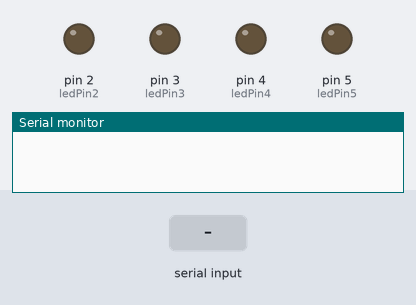
A sketch run on a simulated Arduino Uno, built with avr-gcc and run on an emulated ATmega328P. On the bench: output pins drawn as LEDs (lit = HIGH), the last lines printed to the serial monitor. The inputs (shaded band) are chosen by the test bench.

Above: at 1.2 s.
1.3 s: "0\n" received over Serial
At 2.5 s:
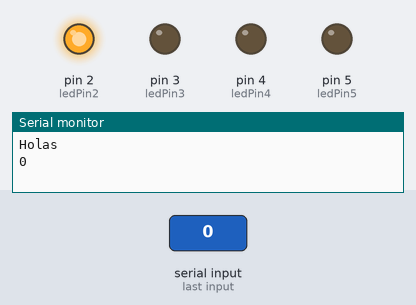
2.8 s: "3\n" received over Serial
At 3.7 s:
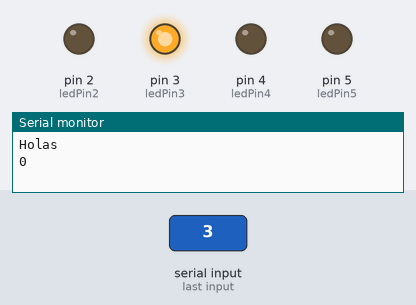
4.3 s: "4\n" received over Serial
At 4.9 s:
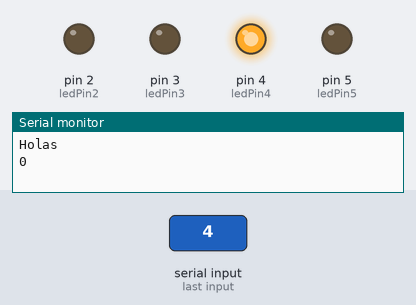
5.8 s: "5\n" received over Serial
At 7.2 s:
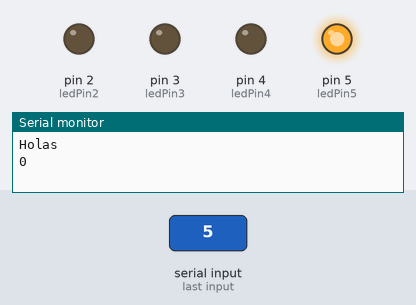
Timing chart, 0 to 8.3 s (numbered marks = the images above; inputs shaded):
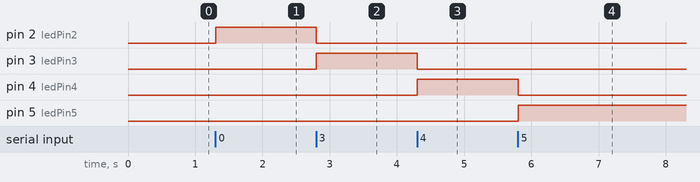

The sketch:

Serial.ino
```cpp
int receivedZero = 0;
const int ledPin2 = 2;
const int ledPin3 = 3;
const int ledPin4 = 4;
const int ledPin5 = 5;
String receivedString = "";

void setup() {
  Serial.begin(9600);

  pinMode(ledPin2, OUTPUT);
  pinMode(ledPin3, OUTPUT);
  pinMode(ledPin4, OUTPUT);
  pinMode(ledPin5, OUTPUT);
}

void loop() {
  if (Serial.available() > 0) {
    receivedString = Serial.readStringUntil('\n');  // Lee una cadena hasta encontrar una nueva línea ('\n')
    receivedString.trim();  // Elimina espacios en blanco adicionales alrededor de la cadena

    if (receivedString == "0") {
      digitalWrite(ledPin2, HIGH);
      digitalWrite(ledPin3, LOW);
      digitalWrite(ledPin4, LOW);
      digitalWrite(ledPin5, LOW);
      Serial.println("Holas");
      delay(1000);
      Serial.println("0");
    }  else if (receivedString == "3") {
      digitalWrite(ledPin2, LOW);
      digitalWrite(ledPin3, HIGH);
      digitalWrite(ledPin4, LOW);
      digitalWrite(ledPin5, LOW);
      delay(10);
    } else if (receivedString == "4") {
      digitalWrite(ledPin2, LOW);
      digitalWrite(ledPin3, LOW);
      digitalWrite(ledPin4, HIGH);
      digitalWrite(ledPin5, LOW);
      delay(10);
    } else if (receivedString == "5") {
      digitalWrite(ledPin2, LOW);
      digitalWrite(ledPin3, LOW);
      digitalWrite(ledPin4, LOW);
      digitalWrite(ledPin5, HIGH);
      delay(10);
    }else if (receivedString == "Hola Arduino, ¿como estás?") {
      Serial.println("Holas, bien y tu?");
      delay(10);
      Serial.println("0");
    }else if (receivedString == "bien") {
      Serial.println("que weno");
      delay(10);
      Serial.println("0");
    }
  }
}
```

Measured:
- after the input at 1.3 s, pin 2 (ledPin2): LOW → HIGH at once
- after the input at 2.8 s, pin 2 (ledPin2): HIGH → LOW at once; pin 3 (ledPin3): LOW → HIGH at once
- after the input at 4.3 s, pin 3 (ledPin3): HIGH → LOW at once; pin 4 (ledPin4): LOW → HIGH at once
- after the input at 5.8 s, pin 4 (ledPin4): HIGH → LOW at once; pin 5 (ledPin5): LOW → HIGH at once
